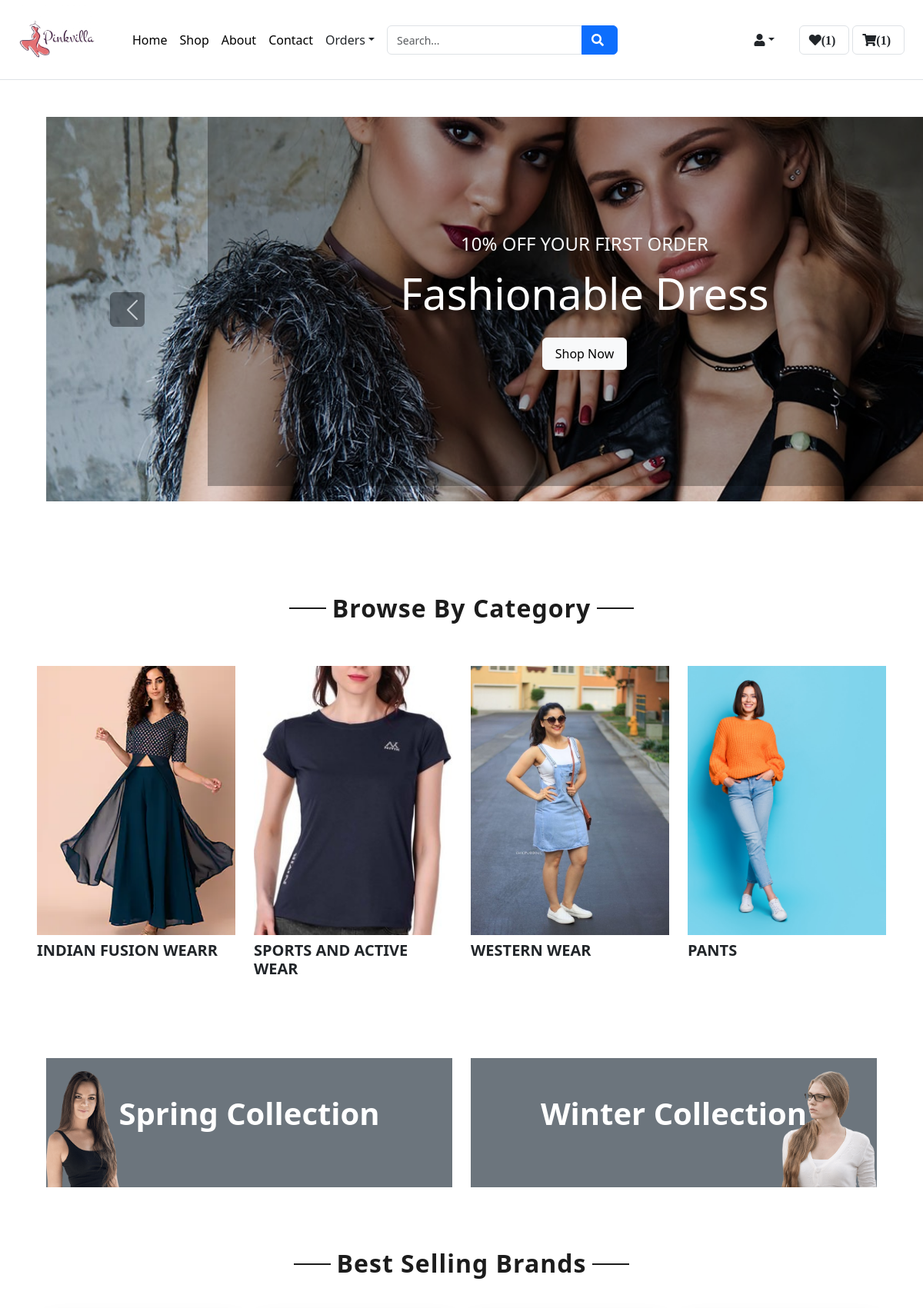
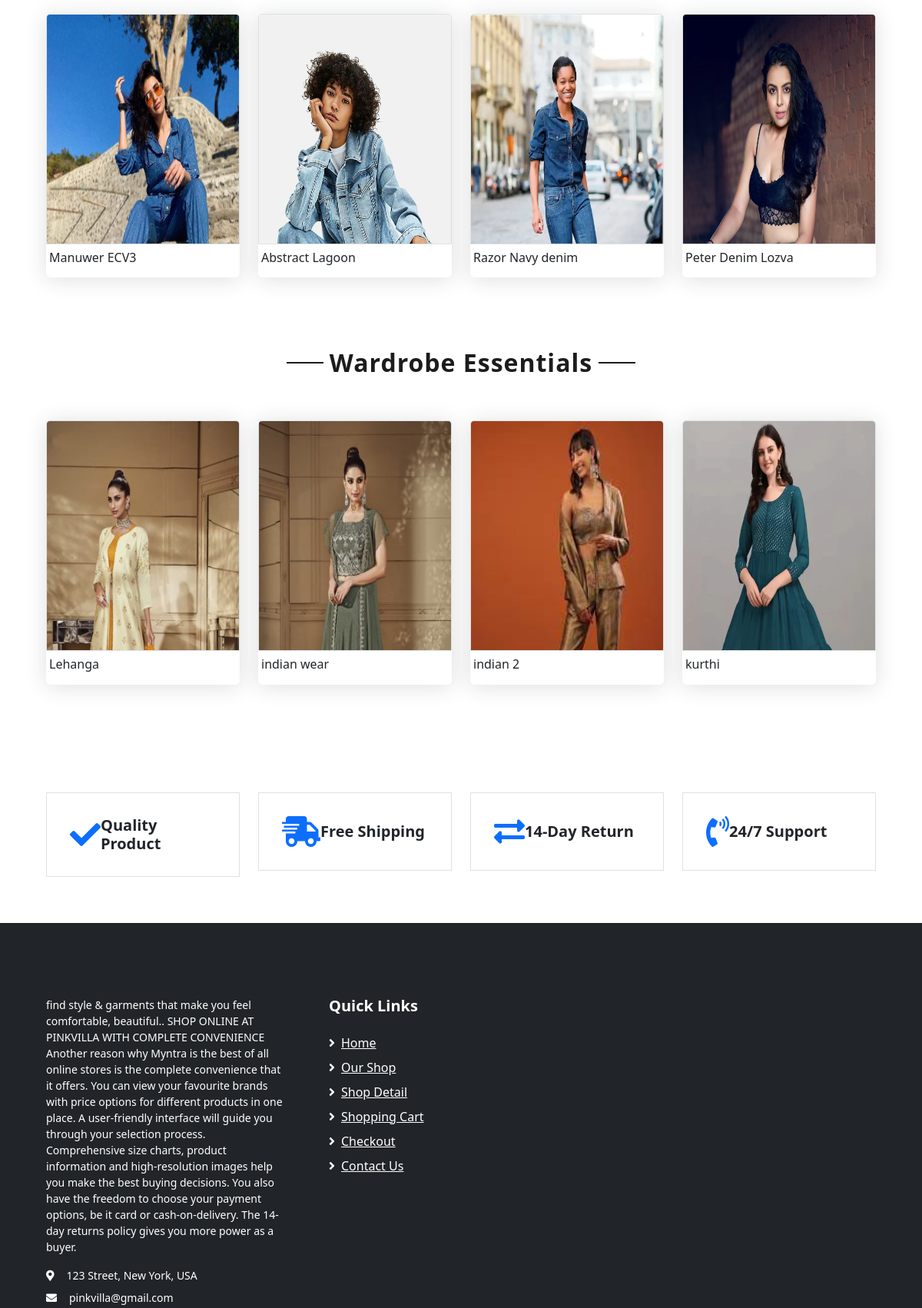
The app's page / (signed in, upper part) with its own data (2 pictures, top to bottom).
### app1/models.py (models this page shows, shortened)
class category(models.Model):
    id = models.AutoField(primary_key=True)
    name = models.CharField(max_length=100)
    category_image = models.ImageField(upload_to='category',default='default_image.jpg')

class Product(models.Model):
    id = models.AutoField(primary_key=True)
    name = models.CharField(max_length=100)
    brand = models.ForeignKey(Brand,on_delete=models.CASCADE)
    category = models.ForeignKey(category,on_delete=models.CASCADE)
    description = models.TextField()
    sales_count = models.PositiveIntegerField(default=0)
    wardrobe_essential = models.BooleanField(default=False)
    image = models.ImageField(blank=True, upload_to='images/')

### app1/views.py (the view, shortened to what this page needs)
# urls.py: path('', views.user_home, name='userhome'),
@never_cache
def user_home(request):
    if 'username' in request.session:
        username = request.session["username"]
        user = custom_user.objects.get(username=username)
        wishlistobj = Wishlist.objects.filter(username=user)
        wishlist_count = wishlistobj.count()
        cart = Cart.objects.filter(username = user)
        cart_count = cart.count()
        categories = category.objects.all()
        best_selling_products = Product.objects.order_by('-sales_count')[:4]
        wardrobe_essentials = Product.objects.filter(wardrobe_essential=True)[:4]
        return render(request, 'user_home.html', {
            'categories': categories,
            'best_selling_products': best_selling_products,
            'wardrobe_essentials': wardrobe_essentials,
            'wishlist_count':wishlist_count,
            "cart":cart,
            "cart_count":cart_count,
        })
    else:
        return redirect('home_before')

### app1/templates/user_home.html (shortened to what this page needs)
<!DOCTYPE html>
<html lang="en">
  {% load static %}
<head>
    <link href="https://cdnjs.cloudflare.com/ajax/libs/font-awesome/5.10.0/css/all.min.css" rel="stylesheet">
    <link href="lib/owlcarousel/assets/owl.carousel.min.css" rel="stylesheet">
    <link href="/static/app/css/style.min.css" rel="stylesheet">
    <link href="{% static 'app/css/style.css' %}" rel="stylesheet">
    <link href="https://cdn.jsdelivr.net/npm/bootstrap@5.3.0/dist/css/bootstrap.min.css" rel="stylesheet">
</head>
<body>
    <div class="row align-items-center py-1 px-xl-4">
        <div class="d-flex align-items-center">
            <div class="mr-5 d-none d-lg-block">
                <a href="" class="text-decoration-none">
                    <h1 class="mb-3 display-5 font-weight-semi-bold">
                             <img src="{% static "app/img/product/logo2.png" %}" alt="Logo" class="img-fluid"  style="width: 100px; height: auto; ">
                    </h1>
                </a>
            </div>
            <div class="mr-3">
                <a href="{% url 'userhome' %}" style="text-decoration: none;">
                    <button type="button" style="border: none; background: none; padding: 0; cursor: pointer;">Home</button>
                </a>
            </div>
            <div class="mr-3">
                <a href="{% url 'shop' %}" style="text-decoration: none;">
                    <button type="button" style="border: none; background: none; padding: 0; cursor: pointer;">Shop</button>
                </a>
            </div>
            <div class="mr-3">
                <a href="{% url 'about' %}" style="text-decoration: none;">
                    <button type="button" style="border: none; background: none; padding: 0; cursor: pointer;">About</button>
                </a>
            </div>
            <div class="mr-3">
                <a href="{% url 'contact' %}" style="text-decoration: none;">
                    <button type="button" style="border: none; background: none; padding: 0; cursor: pointer;">Contact</button>
                </a>
            </div>
            <div class="nav-item dropdown mr-3">
                <a href="#" class="nav-link dropdown-toggle" data-toggle="dropdown">Orders</a>
            </div>
            {% block search %}
                    <form action="" method="POST" class="flex-grow-1">
                        <div class="input-group" style="width: 300px;">
                            <input type="text" class="form-control" name="search" placeholder="Search...">
                            <div class="input-group-append">
                                <button type="submit" class="btn btn-primary">
                                    <i class="fa fa-search"></i>
                                </button>
                            </div>
                        </div>
                    </form>
            {% endblock search %}
                <div class="nav-item dropdown mr-3">
                    <a href="#" class="nav-link dropdown-toggle " data-toggle="dropdown"><i class="fa fa-user" aria-hidden="true"></i></a>
                </div>
                <a href="{% url 'wishlist' %}" class="btn border ml-3">
                    <i class="fas fa-heart">({{ wishlist_count }})</i>
                </a>
                <a href="{% url 'show-cart' %}" class="btn border ml-1">
                    <i class="fas fa-shopping-cart">({{ cart_count }})</i>
                </a>
            </div>
        </div>
   {% block main-content%}
<div class="container-fluid mb-5">
    <div class="row border-top px-xl-5">
        <div class="col-lg-9">
            <div id="header-carousel" class="carousel slide mt-5 " data-ride="carousel" style="width: 1400px;">
                <div class="carousel-inner">
                    <div class="carousel-item active" style="height:500px; ">
                        <img class="img-fluid" src="{% static "app/img/product/carousel-1.jpg"%}" alt="Image">
                        <div class="carousel-caption d-flex flex-column align-items-center justify-content-center">
                            <div class="p-3" style="max-width: 700px;">
                                <h4 class="text-light text-uppercase font-weight-medium mb-3">10% Off Your First Order</h4>
                                <h3 class="display-4 text-white font-weight-semi-bold mb-4">Fashionable Dress</h3>
                                <a href="{% url 'shop' %}" class="btn btn-light py-2 px-3">Shop Now</a>
                            </div>
                        </div>
                    </div>
                </div>
                <a class="carousel-control-prev" href="#header-carousel" data-slide="prev">
                    <div class="btn btn-dark" style="width: 45px; height: 45px;">
                        <span class="carousel-control-prev-icon mb-n2"></span>
                    </div>
                </a>
            </div>
        </div>
    </div>
</div>
<br>
    <br>
    <br>
    <div class="text-center mb-4">
        <h2 class="section-title px-5"><span class="px-2">Browse By Category</span></h2>
    </div>
    <div class="row px-xl-5 pb-3">
        {% for category in categories %}
        <div class="col-lg-3 col-md-3 pb-3 mt-4 ">
                <a href="{% url 'user_product' category.id %}" class="cat-img position-relative overflow-hidden mb-3" style="height: 300px; width: 300px;">
                    <img class="img-fluid" src="{{ category.category_image.url }}" alt="" style="height: 350px; width:300px; object-fit: cover;">
                </a>
                <h5 class="font-weight-semi-bold m-0 ">{{ category.name }}</h5>
        </div>
        {% endfor %}
    </div>
    {% endblock main-content%}
    <br>
    {% block content%}
    <div class="container-fluid offer pt-5">
        <div class="row px-xl-5">
            <div class="col-md-6 pb-4">
                <div class="position-relative bg-secondary text-center text-md-right text-white mb-2 py-5 px-5">
                    <img src="{% static "app/img/product/offer-1.png"%}" alt="">
                    <div class="position-relative" style="z-index: 1;">
                        <h1 class="mb-4 font-weight-semi-bold">Spring Collection</h1>
                    </div>
                </div>
            </div>
            <div class="col-md-6 pb-4">
                <div class="position-relative bg-secondary text-center text-md-left text-white mb-2 py-5 px-5">
                    <img src="{% static "app/img/product/offer-2.png"%}" alt="">
                    <div class="position-relative" style="z-index: 1;">
                        <h1 class="mb-4 font-weight-semi-bold">Winter Collection</h1>
                    </div>
                </div>
            </div>
        </div>
    </div>
    <div class="container-fluid pt-5">
        <div class="text-center mb-4">
            <h2 class="section-title px-5"><span class="px-2">Best Selling Brands</span></h2>
        </div>
        <br>
        <div class="row px-xl-5 pb-3 ">
            {% for product in best_selling_products %}
            <div class="col-lg-3 col-md-6 col-sm-12 pb-1">
                <div class="card product-item border-0 mb-4" >
                    <a href="{% url 'product_detail' product.id %}" >
                    <div class="card-header product-img position-relative overflow-hidden bg-transparent border p-0">
                        <img class="img-fluid w-100 " src="{{ product.image.url }}" alt="" style="height: 500px;">
                    </div>  </a>
                        <div class="d-flex p-1 pt-0 pb-2" style="justify-content: space-between;">
                        <h6 class="text-truncate mb-2 mt-2">{{ product.name }}</h6>
                    </div>
                </div>
            </div>
            {% endfor %}
        </div>
    </div>
        <div class="container-fluid pt-5">
        <div class="text-center mb-4">
            <h2 class="section-title px-5"><span class="px-2">Wardrobe Essentials</span></h2>
        </div>
        <br>
        <div class="row px-xl-5 pb-3">
            {% for product in wardrobe_essentials %}
            <div class="col-lg-3 col-md-6 col-sm-12 pb-1">
                <div class="card product-item border-0 mb-4">
                    <a href="{% url 'product_detail' product.id %}" >
                        <div class="card-header product-img position-relative overflow-hidden bg-transparent border p-0">
                            <img class="img-fluid w-100 " src="{{ product.image.url }}" alt="" style="height: 500px;">
                        </div>  </a>
                    <div class="d-flex p-1 pt-0 pb-2" style="justify-content: space-between;">
                        <h6 class="text-truncate mb-2 mt-2 ">{{ product.name }}</h6>
                    </div>
                </div>
            </div>
            {% endfor %}
        </div>
    </div>
    {% endblock content%}
    <br>
    <br>
     <div class="container-fluid pt-5">
        <div class="row px-xl-5 pb-3">
            <div class="col-lg-3 col-md-6 col-sm-12 pb-1">
                <div class="d-flex align-items-center border mb-4" style="padding: 30px;">
                    <h1 class="fa fa-check text-primary m-0 mr-3"></h1>
                    <h5 class="font-weight-semi-bold m-0">Quality Product</h5>
                </div>
            </div>
            <div class="col-lg-3 col-md-6 col-sm-12 pb-1">
                <div class="d-flex align-items-center border mb-4" style="padding: 30px;">
                    <h1 class="fa fa-shipping-fast text-primary m-0 mr-2"></h1>
                    <h5 class="font-weight-semi-bold m-0">Free Shipping</h5>
                </div>
            </div>
            <div class="col-lg-3 col-md-6 col-sm-12 pb-1">
                <div class="d-flex align-items-center border mb-4" style="padding: 30px;">
                    <h1 class="fas fa-exchange-alt text-primary m-0 mr-3"></h1>
                    <h5 class="font-weight-semi-bold m-0">14-Day Return</h5>
                </div>
            </div>
            <div class="col-lg-3 col-md-6 col-sm-12 pb-1">
                <div class="d-flex align-items-center border mb-4" style="padding: 30px;">
                    <h1 class="fa fa-phone-volume text-primary m-0 mr-3"></h1>
                    <h5 class="font-weight-semi-bold m-0">24/7 Support</h5>
                </div>
            </div>
        </div>
    </div>
    <div class="container-fluid bg-dark text-white mt-3 pt-5">
        <div class="row px-xl-5 pt-5">
            <div class="col-lg-4 col-md-12 mb-5 pr-3 pr-xl-5">
                <p>find style & garments that make you feel comfortable, beautiful..
                    SHOP ONLINE AT PINKVILLA WITH COMPLETE CONVENIENCE
Another reason why Myntra is the best of all online stores is the complete convenience that it offers.
 You can view your favourite brands with price options for different products in one place.
 A user-friendly interface will guide you through your selection process. Comprehensive size charts,
  product information and high-resolution images help you make the best buying decisions.
   You also have the freedom to choose your payment options, be it card or cash-on-delivery.
    The 14-day returns policy gives you more power as a buyer.
                </p>
                <p class="mb-2"><i class="fa fa-map-marker-alt text-white mr-3"></i>123 Street, New York, USA</p>
                <p class="mb-2"><i class="fa fa-envelope text-white mr-3"></i>pinkvilla@gmail.com</p>
            </div>
            <div class="col-lg-8 col-md-12">
                <div class="row">
                    <div class="col-md-4 mb-5">
                        <h5 class="font-weight-bold text-white mb-4">Quick Links</h5>
                        <div class="d-flex flex-column justify-content-start">
                            <a class="text-white mb-2" href="index.html"><i class="fa fa-angle-right mr-2"></i>Home</a>
                            <a class="text-white mb-2" href="shop.html"><i class="fa fa-angle-right mr-2"></i>Our Shop</a>
                            <a class="text-white mb-2" href="detail.html"><i class="fa fa-angle-right mr-2"></i>Shop Detail</a>
                            <a class="text-white mb-2" href="cart.html"><i class="fa fa-angle-right mr-2"></i>Shopping Cart</a>
                            <a class="text-white mb-2" href="checkout.html"><i class="fa fa-angle-right mr-2"></i>Checkout</a>
                            <a class="text-white" href="contact.html"><i class="fa fa-angle-right mr-2"></i>Contact Us</a>
                        </div>
                    </div>
                     <div class="col-md-4 mb-5">
                        <div class="d-flex flex-column justify-content-start">
                            <div class="d-inline-flex align-items-center">
                                <a class="text-dark px-2" href="">
                                    <i class="fab fa-facebook-f"></i>
                                </a>
                                <a class="text-dark px-2" href="">
                                    <i class="fab fa-twitter"></i>
                                </a>
                                <a class="text-dark px-2" href="">
                                    <i class="fab fa-linkedin-in"></i>
                                </a>
                                <a class="text-dark px-2" href="">
                                    <i class="fab fa-instagram"></i>
                                </a>
                                <a class="text-dark pl-2" href="">
                                    <i class="fab fa-youtube"></i>
                                </a>
                        </div>
                    </div>
                </div>
            </div>
        </div>
    </div>
</body>
</html>

### records on screen
category: category_image (picture), name "INDIAN FUSION WEARR"
category: category_image (picture), name "SPORTS AND ACTIVE WEAR"
category: category_image (picture), name "WESTERN WEAR"
category: category_image (picture), name "PANTS"
Product: image (picture), name "Manuwer ECV3"
Product: image (picture), name "Abstract Lagoon"
Product: image (picture), name "Razor Navy denim"
Product: image (picture), name "Peter Denim Lozva"
Product: image (picture), name "Lehanga"
Product: image (picture), name "indian wear"
Product: image (picture), name "indian 2"
Product: image (picture), name "kurthi"

### other values on screen
{{ wishlist_count }} "1"
{{ cart_count }} "1"
